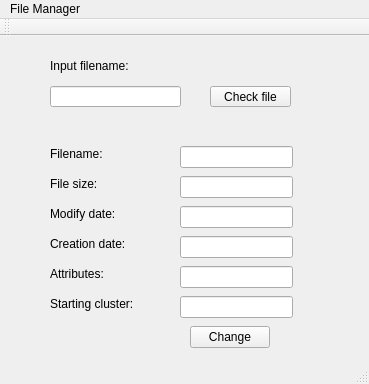
<?xml version="1.0" encoding="UTF-8"?>
<ui version="4.0">
 <class>MainWindow</class>
 <widget class="QMainWindow" name="MainWindow">
  <property name="geometry">
   <rect>
    <x>0</x>
    <y>0</y>
    <width>369</width>
    <height>384</height>
   </rect>
  </property>
  <property name="windowTitle">
   <string>MainWindow</string>
  </property>
  <widget class="QWidget" name="centralWidget">
   <widget class="QPushButton" name="btn_checkfile">
    <property name="geometry">
     <rect>
      <x>210</x>
      <y>50</y>
      <width>81</width>
      <height>21</height>
     </rect>
    </property>
    <property name="text">
     <string>Check file</string>
    </property>
   </widget>
   <widget class="QLineEdit" name="line_input">
    <property name="geometry">
     <rect>
      <x>50</x>
      <y>50</y>
      <width>131</width>
      <height>21</height>
     </rect>
    </property>
    <property name="text">
     <string/>
    </property>
   </widget>
   <widget class="QLabel" name="text_label1">
    <property name="geometry">
     <rect>
      <x>50</x>
      <y>20</y>
      <width>111</width>
      <height>20</height>
     </rect>
    </property>
    <property name="text">
     <string>Input filename:</string>
    </property>
   </widget>
   <widget class="QLabel" name="text_label2">
    <property name="geometry">
     <rect>
      <x>50</x>
      <y>140</y>
      <width>71</width>
      <height>16</height>
     </rect>
    </property>
    <property name="text">
     <string>File size:</string>
    </property>
   </widget>
   <widget class="QLabel" name="text_label3">
    <property name="geometry">
     <rect>
      <x>50</x>
      <y>170</y>
      <width>81</width>
      <height>16</height>
     </rect>
    </property>
    <property name="text">
     <string>Modify date:</string>
    </property>
   </widget>
   <widget class="QLabel" name="text_label4">
    <property name="geometry">
     <rect>
      <x>50</x>
      <y>200</y>
      <width>91</width>
      <height>16</height>
     </rect>
    </property>
    <property name="text">
     <string>Creation date:</string>
    </property>
   </widget>
   <widget class="QLabel" name="text_label5">
    <property name="geometry">
     <rect>
      <x>50</x>
      <y>230</y>
      <width>71</width>
      <height>16</height>
     </rect>
    </property>
    <property name="text">
     <string>Attributes:</string>
    </property>
   </widget>
   <widget class="QLabel" name="text_label6">
    <property name="geometry">
     <rect>
      <x>50</x>
      <y>260</y>
      <width>101</width>
      <height>16</height>
     </rect>
    </property>
    <property name="text">
     <string>Starting cluster:</string>
    </property>
   </widget>
   <widget class="QLineEdit" name="line_filesize">
    <property name="geometry">
     <rect>
      <x>180</x>
      <y>140</y>
      <width>113</width>
      <height>22</height>
     </rect>
    </property>
   </widget>
   <widget class="QLineEdit" name="line_modifydate">
    <property name="geometry">
     <rect>
      <x>180</x>
      <y>170</y>
      <width>113</width>
      <height>22</height>
     </rect>
    </property>
   </widget>
   <widget class="QLineEdit" name="line_creationdate">
    <property name="geometry">
     <rect>
      <x>180</x>
      <y>200</y>
      <width>113</width>
      <height>22</height>
     </rect>
    </property>
   </widget>
   <widget class="QLineEdit" name="line_attributes">
    <property name="geometry">
     <rect>
      <x>180</x>
      <y>230</y>
      <width>113</width>
      <height>22</height>
     </rect>
    </property>
   </widget>
   <widget class="QLineEdit" name="line_cluster">
    <property name="geometry">
     <rect>
      <x>180</x>
      <y>260</y>
      <width>113</width>
      <height>22</height>
     </rect>
    </property>
   </widget>
   <widget class="QPushButton" name="pushButton">
    <property name="geometry">
     <rect>
      <x>190</x>
      <y>290</y>
      <width>80</width>
      <height>22</height>
     </rect>
    </property>
    <property name="text">
     <string>Change</string>
    </property>
   </widget>
   <widget class="QLabel" name="text_label0">
    <property name="geometry">
     <rect>
      <x>50</x>
      <y>110</y>
      <width>71</width>
      <height>16</height>
     </rect>
    </property>
    <property name="text">
     <string>Filename:</string>
    </property>
   </widget>
   <widget class="QLineEdit" name="line_filename">
    <property name="geometry">
     <rect>
      <x>180</x>
      <y>110</y>
      <width>113</width>
      <height>22</height>
     </rect>
    </property>
   </widget>
  </widget>
  <widget class="QMenuBar" name="menuBar">
   <property name="geometry">
    <rect>
     <x>0</x>
     <y>0</y>
     <width>369</width>
     <height>19</height>
    </rect>
   </property>
   <widget class="QMenu" name="menuFile_Manager">
    <property name="title">
     <string>File Manager</string>
    </property>
   </widget>
   <addaction name="menuFile_Manager"/>
  </widget>
  <widget class="QToolBar" name="mainToolBar">
   <attribute name="toolBarArea">
    <enum>TopToolBarArea</enum>
   </attribute>
   <attribute name="toolBarBreak">
    <bool>false</bool>
   </attribute>
  </widget>
  <widget class="QStatusBar" name="statusBar"/>
 </widget>
 <layoutdefault spacing="6" margin="11"/>
 <resources/>
 <connections/>
</ui>
